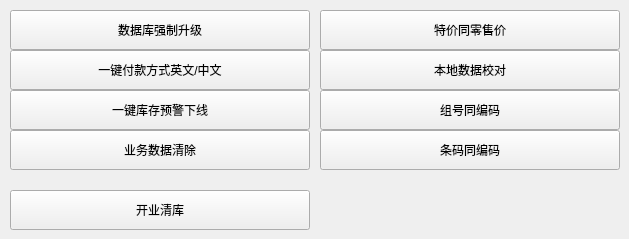
          <widget class="QWidget" name="page_6">
           <widget class="QPushButton" name="pushButton_function_7">
            <property name="geometry">
             <rect>
              <x>10</x>
              <y>130</y>
              <width>300</width>
              <height>40</height>
             </rect>
            </property>
            <property name="sizePolicy">
             <sizepolicy hsizetype="Minimum" vsizetype="Preferred">
              <horstretch>0</horstretch>
              <verstretch>0</verstretch>
             </sizepolicy>
            </property>
            <property name="focusPolicy">
             <enum>Qt::NoFocus</enum>
            </property>
            <property name="styleSheet">
             <string notr="true"/>
            </property>
            <property name="text">
             <string>业务数据清除</string>
            </property>
           </widget>
           <widget class="QPushButton" name="pushButton_function_11">
            <property name="geometry">
             <rect>
              <x>10</x>
              <y>190</y>
              <width>300</width>
              <height>40</height>
             </rect>
            </property>
            <property name="sizePolicy">
             <sizepolicy hsizetype="Minimum" vsizetype="Preferred">
              <horstretch>0</horstretch>
              <verstretch>0</verstretch>
             </sizepolicy>
            </property>
            <property name="focusPolicy">
             <enum>Qt::NoFocus</enum>
            </property>
            <property name="styleSheet">
             <string notr="true"/>
            </property>
            <property name="text">
             <string>开业清库</string>
            </property>
           </widget>
           <widget class="QPushButton" name="pushButton_function_3">
            <property name="geometry">
             <rect>
              <x>10</x>
              <y>10</y>
              <width>300</width>
              <height>40</height>
             </rect>
            </property>
            <property name="focusPolicy">
             <enum>Qt::NoFocus</enum>
            </property>
            <property name="text">
             <string>数据库强制升级</string>
            </property>
           </widget>
           <widget class="QPushButton" name="pushButton_function_10">
            <property name="geometry">
             <rect>
              <x>320</x>
              <y>90</y>
              <width>300</width>
              <height>40</height>
             </rect>
            </property>
            <property name="sizePolicy">
             <sizepolicy hsizetype="Minimum" vsizetype="Preferred">
              <horstretch>0</horstretch>
              <verstretch>0</verstretch>
             </sizepolicy>
            </property>
            <property name="focusPolicy">
             <enum>Qt::NoFocus</enum>
            </property>
            <property name="styleSheet">
             <string notr="true"/>
            </property>
            <property name="text">
             <string>组号同编码</string>
            </property>
           </widget>
           <widget class="QPushButton" name="pushButton_function_8">
            <property name="geometry">
             <rect>
              <x>320</x>
              <y>50</y>
              <width>300</width>
              <height>40</height>
             </rect>
            </property>
            <property name="sizePolicy">
             <sizepolicy hsizetype="Minimum" vsizetype="Preferred">
              <horstretch>0</horstretch>
              <verstretch>0</verstretch>
             </sizepolicy>
            </property>
            <property name="focusPolicy">
             <enum>Qt::NoFocus</enum>
            </property>
            <property name="styleSheet">
             <string notr="true"/>
            </property>
            <property name="text">
             <string>本地数据校对</string>
            </property>
           </widget>
           <widget class="QPushButton" name="pushButton_function_9">
            <property name="geometry">
             <rect>
              <x>10</x>
              <y>90</y>
              <width>300</width>
              <height>40</height>
             </rect>
            </property>
            <property name="sizePolicy">
             <sizepolicy hsizetype="Minimum" vsizetype="Preferred">
              <horstretch>0</horstretch>
              <verstretch>0</verstretch>
             </sizepolicy>
            </property>
            <property name="focusPolicy">
             <enum>Qt::NoFocus</enum>
            </property>
            <property name="styleSheet">
             <string notr="true"/>
            </property>
            <property name="text">
             <string>一键库存预警下线</string>
            </property>
           </widget>
           <widget class="QPushButton" name="pushButton_dishNo2barcode">
            <property name="geometry">
             <rect>
              <x>320</x>
              <y>130</y>
              <width>300</width>
              <height>40</height>
             </rect>
            </property>
            <property name="sizePolicy">
             <sizepolicy hsizetype="Minimum" vsizetype="Preferred">
              <horstretch>0</horstretch>
              <verstretch>0</verstretch>
             </sizepolicy>
            </property>
            <property name="focusPolicy">
             <enum>Qt::NoFocus</enum>
            </property>
            <property name="styleSheet">
             <string notr="true"/>
            </property>
            <property name="text">
             <string>条码同编码</string>
            </property>
           </widget>
           <widget class="QPushButton" name="pushButton_function">
            <property name="geometry">
             <rect>
              <x>320</x>
              <y>10</y>
              <width>300</width>
              <height>40</height>
             </rect>
            </property>
            <property name="focusPolicy">
             <enum>Qt::NoFocus</enum>
            </property>
            <property name="text">
             <string>特价同零售价</string>
            </property>
           </widget>
           <widget class="QPushButton" name="pushButton_function_5">
            <property name="geometry">
             <rect>
              <x>10</x>
              <y>50</y>
              <width>300</width>
              <height>40</height>
             </rect>
            </property>
            <property name="sizePolicy">
             <sizepolicy hsizetype="Minimum" vsizetype="Preferred">
              <horstretch>0</horstretch>
              <verstretch>0</verstretch>
             </sizepolicy>
            </property>
            <property name="focusPolicy">
             <enum>Qt::NoFocus</enum>
            </property>
            <property name="styleSheet">
             <string notr="true"/>
            </property>
            <property name="text">
             <string>一键付款方式英文/中文</string>
            </property>
           </widget>
          </widget>
